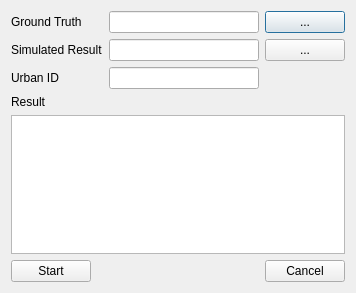
<?xml version="1.0" encoding="UTF-8"?>
<ui version="4.0">
 <class>Dialog</class>
 <widget class="QDialog" name="Dialog">
  <property name="geometry">
   <rect>
    <x>0</x>
    <y>0</y>
    <width>356</width>
    <height>293</height>
   </rect>
  </property>
  <property name="windowTitle">
   <string>Validation</string>
  </property>
  <property name="windowIcon">
   <iconset>
    <normaloff>C:/Users/panxi/.designer/backup/res/logo.ico</normaloff>C:/Users/panxi/.designer/backup/res/logo.ico</iconset>
  </property>
  <layout class="QGridLayout" name="gridLayout_2">
   <item row="0" column="0">
    <layout class="QGridLayout" name="gridLayout">
     <item row="0" column="1">
      <widget class="QLineEdit" name="lineEdit"/>
     </item>
     <item row="0" column="0">
      <widget class="QLabel" name="label">
       <property name="text">
        <string>Ground Truth</string>
       </property>
      </widget>
     </item>
     <item row="0" column="2">
      <widget class="QPushButton" name="pushButton">
       <property name="text">
        <string>...</string>
       </property>
      </widget>
     </item>
     <item row="1" column="1">
      <widget class="QLineEdit" name="lineEdit_2"/>
     </item>
     <item row="1" column="2">
      <widget class="QPushButton" name="pushButton_2">
       <property name="text">
        <string>...</string>
       </property>
      </widget>
     </item>
     <item row="1" column="0">
      <widget class="QLabel" name="label_2">
       <property name="text">
        <string>Simulated Result</string>
       </property>
      </widget>
     </item>
     <item row="2" column="0">
      <widget class="QLabel" name="label_4">
       <property name="text">
        <string>Urban ID</string>
       </property>
      </widget>
     </item>
     <item row="2" column="1">
      <widget class="QLineEdit" name="lineEdit_3"/>
     </item>
    </layout>
   </item>
   <item row="1" column="0">
    <widget class="QLabel" name="label_3">
     <property name="text">
      <string>Result</string>
     </property>
    </widget>
   </item>
   <item row="2" column="0">
    <widget class="QTextBrowser" name="textBrowser">
     <property name="html">
      <string>&lt;!DOCTYPE HTML PUBLIC &quot;-//W3C//DTD HTML 4.0//EN&quot; &quot;http://www.w3.org/TR/REC-html40/strict.dtd&quot;&gt;
&lt;html&gt;&lt;head&gt;&lt;meta name=&quot;qrichtext&quot; content=&quot;1&quot; /&gt;&lt;style type=&quot;text/css&quot;&gt;
p, li { white-space: pre-wrap; }
&lt;/style&gt;&lt;/head&gt;&lt;body style=&quot; font-family:'SimSun'; font-size:9pt; font-weight:400; font-style:normal;&quot;&gt;
&lt;p style=&quot;-qt-paragraph-type:empty; margin-top:12px; margin-bottom:12px; margin-left:0px; margin-right:0px; -qt-block-indent:0; text-indent:0px;&quot;&gt;&lt;br /&gt;&lt;/p&gt;&lt;/body&gt;&lt;/html&gt;</string>
     </property>
     <property name="placeholderText">
      <string/>
     </property>
    </widget>
   </item>
   <item row="3" column="0">
    <layout class="QHBoxLayout" name="horizontalLayout">
     <item>
      <widget class="QPushButton" name="pushButton_3">
       <property name="text">
        <string>Start</string>
       </property>
      </widget>
     </item>
     <item>
      <spacer name="horizontalSpacer">
       <property name="orientation">
        <enum>Qt::Horizontal</enum>
       </property>
       <property name="sizeHint" stdset="0">
        <size>
         <width>40</width>
         <height>20</height>
        </size>
       </property>
      </spacer>
     </item>
     <item>
      <widget class="QPushButton" name="pushButton_4">
       <property name="text">
        <string>Cancel</string>
       </property>
      </widget>
     </item>
    </layout>
   </item>
  </layout>
 </widget>
 <resources/>
 <connections/>
</ui>
